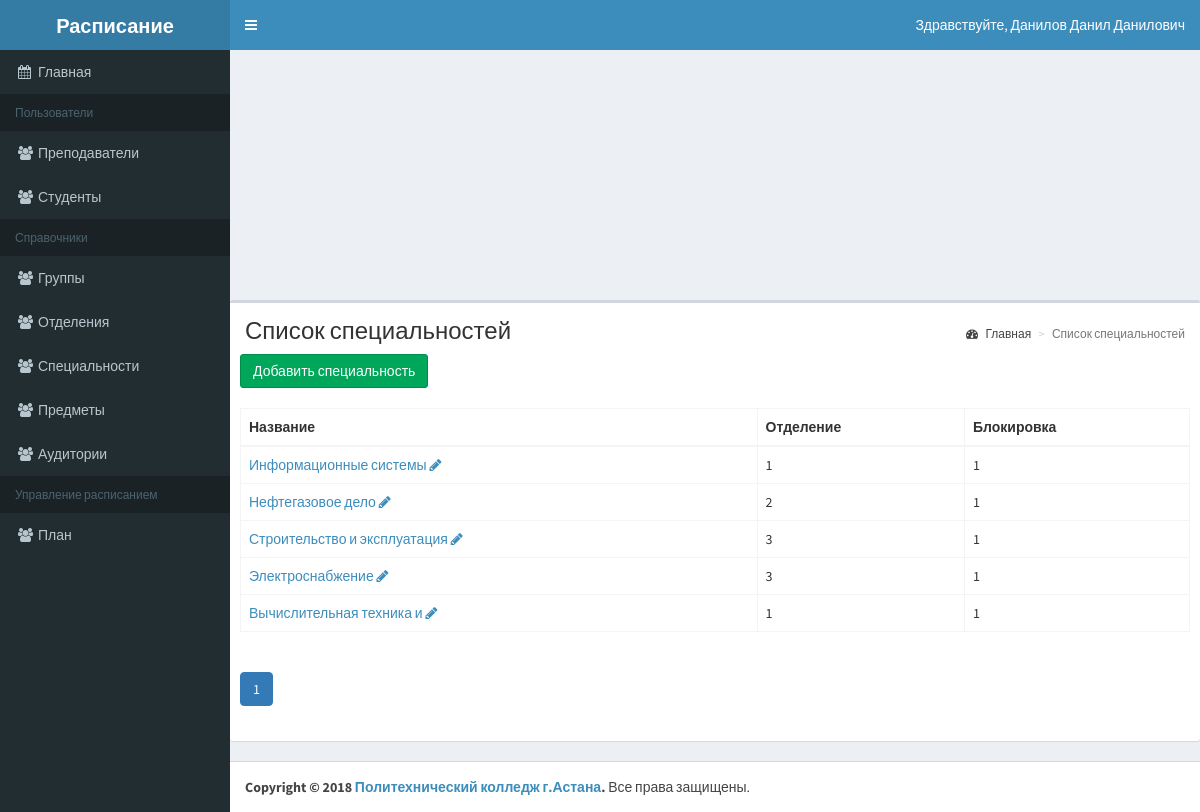
The page /schedule/list-special.php (signed in) on the database its author committed.
### tables this page shows
CREATE TABLE special (
  special_id int(11) UNSIGNED NOT NULL AUTO_INCREMENT,
  name varchar(50) NOT NULL,
  otdel_id smallint(6) UNSIGNED NOT NULL,
  active tinyint(4) UNSIGNED NOT NULL DEFAULT 1,
  PRIMARY KEY (special_id)
);

### schedule/classes/BaseMap.php (called while the page is built, shortened)
<?php
abstract class BaseMap extends Config
{
    function __construct()
    {
        try
        {
                $this->db = new
                PDO('mysql:host='.self::HOST.';dbname='.self::DB_NAME, self::DB_USER, self::DB_PASSWORD);
            }
            catch(PDOException $e) {
            echo $e->getMessage();
        }
    }
}

### schedule/classes/SpecialMap.php (called while the page is built, shortened)
<?php
class SpecialMap extends BaseMap
{
    public function findAll($ofset=0, $limit=30){
        $res = $this->db->query("SELECT special_id, name,otdel_id, active". " FROM special LIMIT $ofset,$limit");
        return $res->fetchAll(PDO::FETCH_OBJ);
    }
    public function count(){
        $res = $this->db->query("SELECT COUNT(*) AS cnt FROM special");
        return $res->fetch(PDO::FETCH_OBJ)->cnt;
    }
}

### schedule/list-special.php (the view, shortened to what this page needs)
<?php
$size = 5;
if (isset($_GET['page'])) {
    $page = Helper::clearInt($_GET['page']);
} else {
    $page = 1;
}
$specialMap = new SpecialMap();
$count = $specialMap->count();
$specials = $specialMap->findAll($page*$size-$size, $size);
$header = 'Список специальностей';
require_once 'template/header.php';
?>
    <div class="row">
        <div class="col-xs-12">
            <div class="box">
                <section class="content-header">
                    <h1><?=$header;?></h1>
                    <ol class="breadcrumb">
                        <li><a href="/index.php"><i class="fa fa-dashboard"></i> Главная</a></li>
                        <li class="active"><?=$header;?></li>
                    </ol>
                </section>
                <div class="box-body">
                    <a class="btn btn-success" href="add-special.php">Добавить специальность</a>
                </div>
                <div class="box-body">
                    <?php
                    if ($specials) {
                        ?>
                        <table id="example2" class="table table-bordered table-hover">
                            <thead>
                            <tr>
                                <th>Название</th>
                                <th>Отделение</th>
                                <th>Блокировка</th>
                            </tr>
                            </thead>
                            <tbody>
                            <?php
                            foreach ($specials as $special) {
                                echo '<tr>';
                                echo '<td><a href="view-gruppa.php?id='.$special->special_id.'">'.$special->name.'</a> '. '<a href="add-special.php?id='.$special->special_id.'"><i class="fa fa-pencil"></i></a></td>';
                                echo '<td>'.$special->otdel_id.'</td>';
                                echo '<td>'.$special->active.'</td>';
                                echo '</tr>';
                            }
                            ?>
                            </tbody>
                        </table>
                    <?php } else {
                        echo 'Ни одной специальности не найдено';
                    } ?>
                </div>
                <div class="box-body">
                    <?php Helper::paginator($count, $page,$size); ?>
                </div>
            </div>
        </div>
    </div>
<?php
require_once 'template/footer.php';
?>

### schedule/template/header.php (shortened to what this page needs)
<!DOCTYPE html>
<html>
<head>
    <link rel="stylesheet" href="template/css/bootstrap.min.css">
    <link rel="stylesheet" href="template/css/font-awesome.min.css">
    <link rel="stylesheet" href="template/css/ionicons.min.css">
    <link rel="stylesheet" href="template/css/AdminLTE.min.css">
    <link rel="stylesheet" href="template/css/skins/skin-blue.min.css">
</head>
<body class="hold-transition skin-blue sidebar-mini">
<div class="wrapper">
    <header class="main-header">
        <a href="index2.html" class="logo">
            <span class="logo-lg"><b>Расписание</b></span>
        </a>
        <nav class="navbar navbar-static-top" role="navigation">
            <a href="#" class="sidebar-toggle" data-toggle="push-menu" role="button">
            </a>
            <div class="navbar-custom-menu">
                <ul class="nav navbar-nav">
                    <li class="dropdown user user-menu">
                        <a href="#" class="dropdown-toggle" data-toggle="dropdown">
                            <span class="hidden-xs">Здравствуйте, <?=$_SESSION['fio'];?></span>
                        </a>
                    </li>
                </ul>
            </div>
        </nav>
    </header>
    <aside class="main-sidebar">
        <section class="sidebar">
            <?php require_once 'template/menu.php'; ?>
        </section>
    </aside>
    <div class="content-wrapper">
        <section class="content container-fluid">
        </section>

### schedule/template/menu.php
<aside class="main-sidebar">
    <section class="sidebar">
        <ul class="sidebar-menu" data-widget="tree">
            <li
                <?=($_SERVER['PHP_SELF']=='/index.php')?'class="active"':'';?>>
                <a href="index.php"><i class="fa fa-calendar"></i><span>Главная</span></a>
            </li>
            <li class="header">Пользователи</li>
            <li <?=($_SERVER['PHP_SELF']=='/list-teacher.php')?'class="active"':'';?>>
                <a href="list-teacher.php"><i class="fa fa-users"></i><span>Преподаватели</span></a>
            </li>
            <li <?=($_SERVER['PHP_SELF']=='/list-student.php')?'class="active"':'';?>>
                <a href="list-student.php"><i class="fa fa-users"></i><span>Студенты</span></a>
            </li>
            <li class="header">Справочники</li>
            <li <?=($_SERVER['PHP_SELF']=='/list-gruppa.php')?'class="active"':'';?>>
                <a href="list-gruppa.php"><i class="fa fa-users"></i><span>Группы</span></a>
            </li>
            <li <?=($_SERVER['PHP_SELF']=='/list-otdel.php')?'class="active"':'';?>>
                <a href="list-otdel.php"><i class="fa fa-users"></i><span>Отделения</span></a>
            </li>
            <li <?=($_SERVER['PHP_SELF']=='/list-special.php')?'class="active"':'';?>>
                <a href="list-special.php"><i class="fa fa-users"></i><span>Специальности</span></a>
            </li>
            <li <?=($_SERVER['PHP_SELF']=='/list-subject.php')?'class="active"':'';?>>
                <a href="list-subject.php"><i class="fa fa-users"></i><span>Предметы</span></a>
            </li>
            <li <?=($_SERVER['PHP_SELF']=='/list-classroom.php')?'class="active"':'';?>>
                <a href="list-classroom.php"><i class="fa fa-users"></i><span>Аудитории</span></a>
            </li>
            <li class="header">Управление расписанием</li>
            <li <?=($_SERVER['PHP_SELF']=='/list-teacher-schedule.php')?'class="active"':'';?>>
                <a href="list-teacher-schedule.php"><i class="fa fa-users"></i><span>План</span></a>
            </li>
        </ul>
    </section>
</aside>

### schedule/classes/Helper.php (shortened to what this page needs)
<?php
class Helper
{
            foreach ($options as $option) { ?>
            <?php }
    public static function paginator($count, $current=1, $size=30){
        $numPages=ceil($count/$size);
        $href = $_SERVER['PHP_SELF'].'?page=';
        echo '<ul class="pagination ">';
        for ($i = 1; $i<=$numPages; $i++) {
            if ($current == $i) {
                echo ' <li class="paginate_button active"><a href="'.$href.$i.'" data-dt-idx="'.$i.'" tabindex="0">'.$i.'</a></li>';
            }
            else {
                echo ' <li class="paginate_button"><a href="'.$href.$i.'" data-dt-idx="'.$i.'" tabindex="0">'.$i.'</a></li>';
            }
        }
        echo '</ul>';
    }
}

### schedule/template/footer.php (shortened to what this page needs)
</div>
<footer class="main-footer">
    <strong>Copyright &copy; 2018 <a href="#">Политехнический колледж г.Астана</a>.</strong> Все права защищены.
</footer>
</div>
</body>
</html>

### rows shown on the page
special: name "Информационные системы", otdel "1", active "1"
special: name "Нефтегазовое дело", otdel "2", active "1"
special: name "Строительство и эксплуатация", otdel "3", active "1"
special: name "Электроснабжение", otdel "3", active "1"
special: name "Вычислительная техника и", otdel "1", active "1"

### other values the page prints
$_SESSION['fio'] "Данилов Данил Данилович"
$header "Список специальностей"
